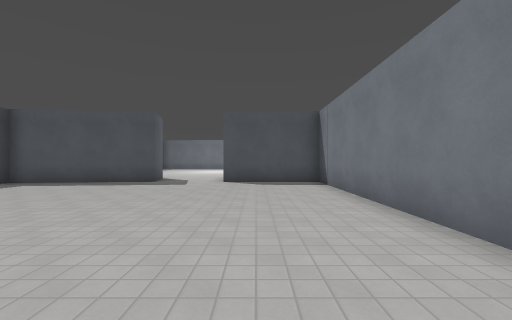
[1] (above)

24 first-person views from a walk through a Godot game level. The camera is 1.4 m above the floor, looks level and sees 90° across. The floor is counted in squares, 1.8 m on a side. Each view is taken from the middle of a square. On the plan, view 1 faces up. The plan holds only what a view shows up to about 10 squares ahead; the rest is blank. The place goes on beyond the plan. Characters and animated objects are left out. Surface patterns are stand-ins for the level's own textures.

[2]
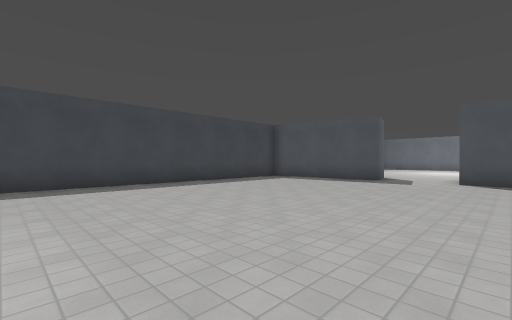

[3]
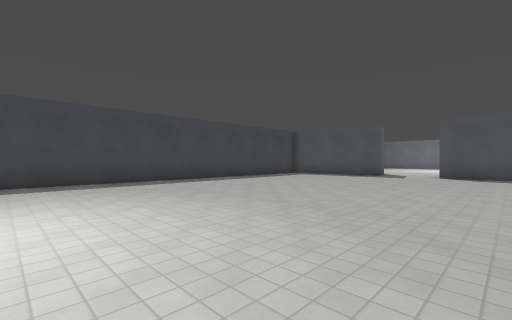

[4]
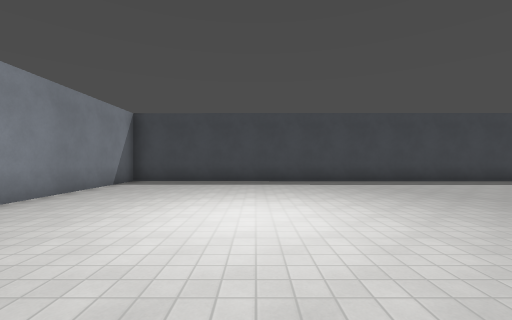

[5]
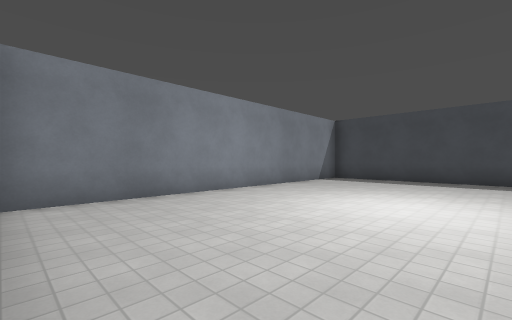

[6]
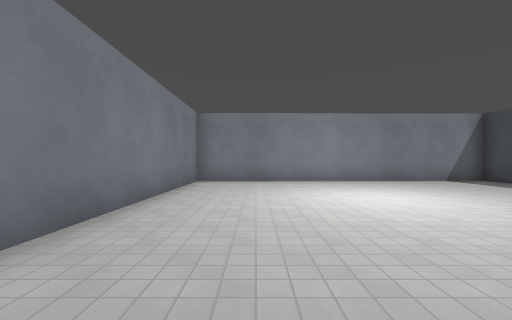

[7]
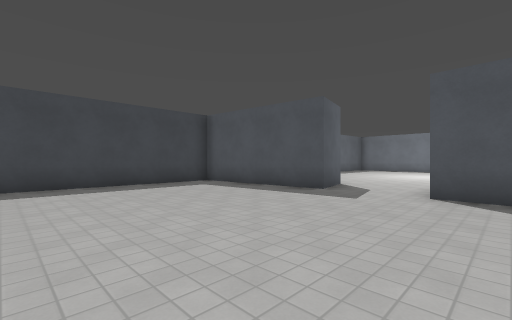

[8]
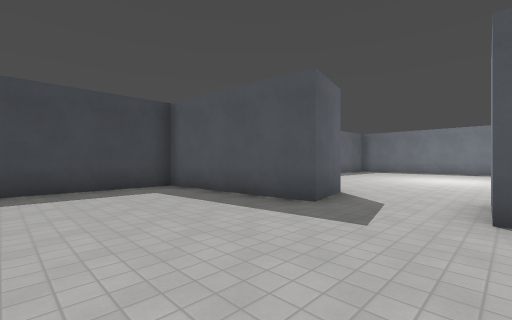

[9]
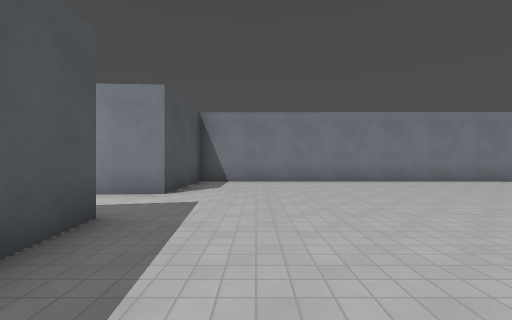

[10]
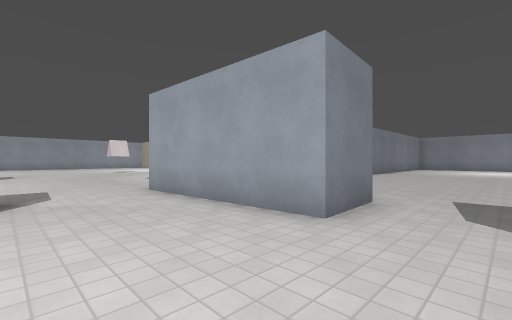

[11]
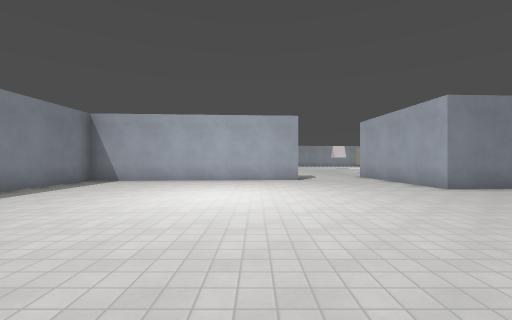

[12]
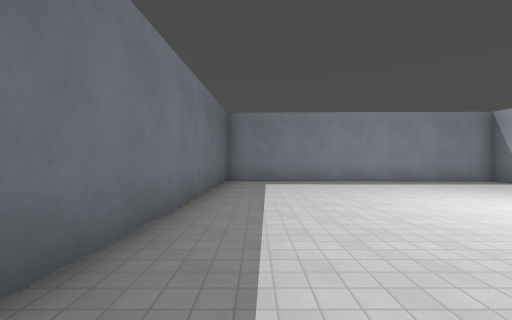

[13]
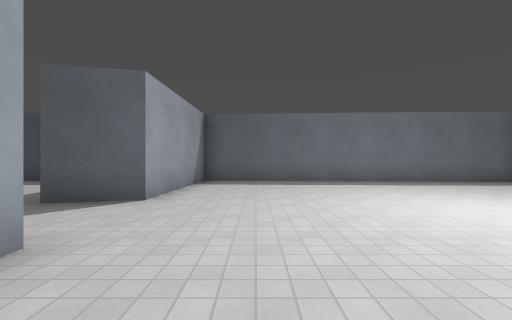

[14]
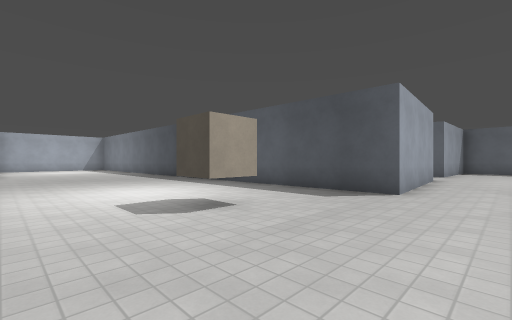

[15]
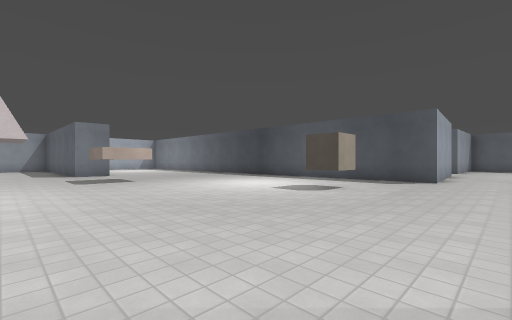

[16]
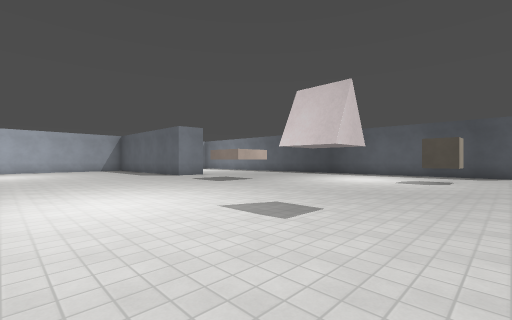

[17]
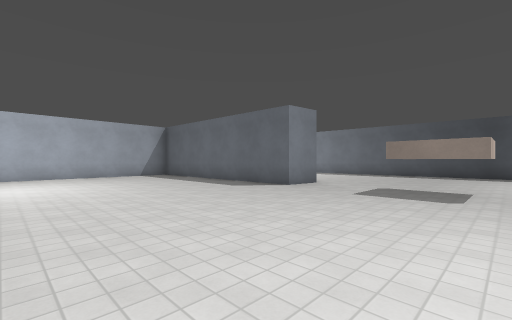

[18]
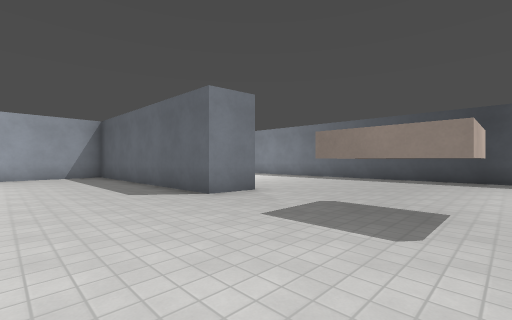

[19]
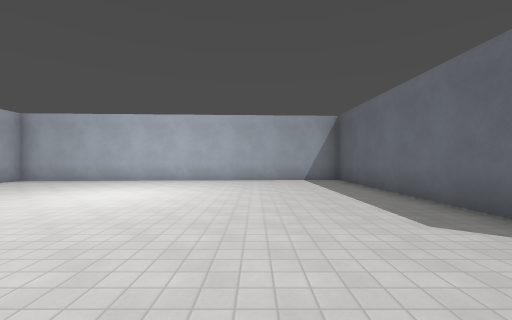

[20]
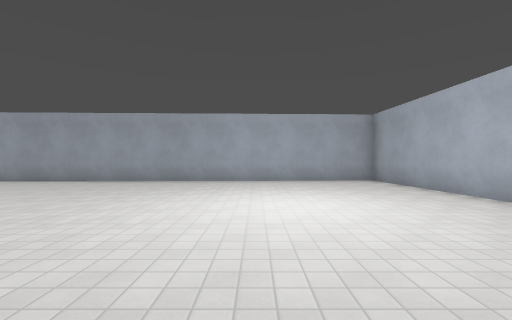

[21]
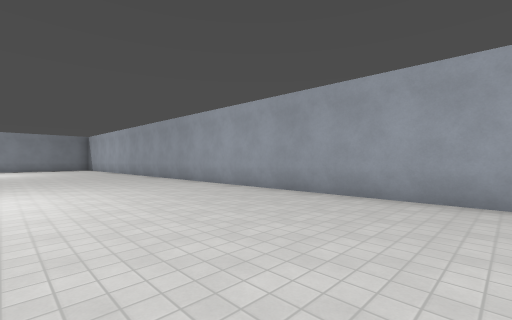

[22]
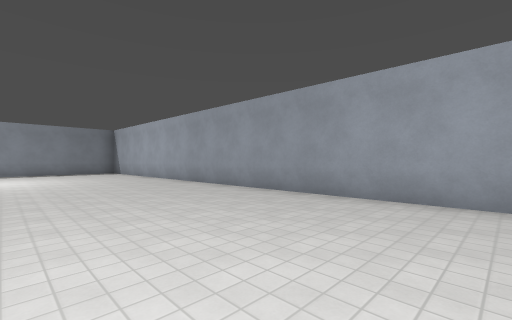

[23]
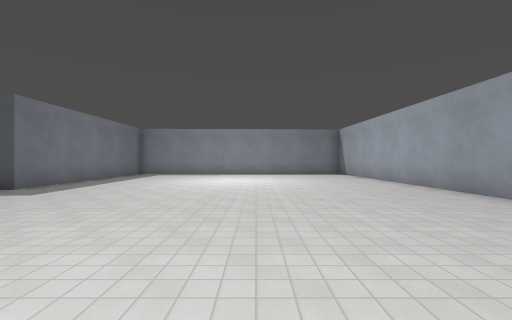

[24]
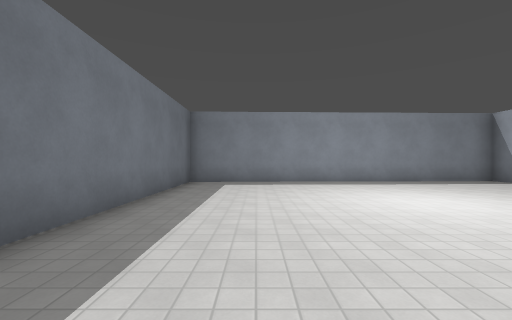

### Floor plan
Points are (right, up) in squares from view 1. A wall is a line through its corners. A room is listed if a view was taken in it or the views show most of it. See-through windows are left out.
Room 1 (views 1, 2, 3, 4, 5, 6, 7, 8, 9)
walls: (-4, 10.9) (-3.6, 9.1) (-8.3, 8.7) (-8.4, -9.5) (2.2, -9.4) (2.2, 9) (-1.2, 9.1) (-1.3, 11)
ways out: opening at (-2.5, 10.5) to room 2
Room 2 (views 10, 11, 12)
walls: (-1.3, 11) (0.6, 11.1); (2, 14.3) (1.4, 22.1) (-8.3, 22.3) (-8.3, 11) (-4, 10.9)
ways out: opening at (-2.5, 10.5) to room 1; opening at (1.3, 13) to room 3
Room 3 (views 13, 14, 15, 16, 17, 18, 19, 20, 21, 22, 23, 24)
walls: (10.2, -0.8) (11.8, -0.9) (11.9, -9) (23.7, -8.4) (22.8, 18.1); (4, 4.1) (4.1, 0.7); (0.6, 11.1) (3.7, 11.2) (3.9, 5.6); (22.7, 21.7) (22.7, 22.4) (11.5, 22.1) (11.6, 14.7) (11.3, 14.6)
ways out: opening at (1.3, 13) to room 2
objects: block (7, 9); other object (10, 2) to (11, 3)

Where each view was taken, in squares from view 1:
view 1: 0 up, 0 right, facing up
view 2: 1 down, 0 right, facing up-left
view 3: 4 down, 1 right, facing up-left
view 4: 5 down, 1 right, facing left
view 5: 4 down, 2 right, facing down-left
view 6: 0 up, 0 right, facing down
view 7: 3 up, 0 right, facing up-left
view 8: 5 up, 1 left, facing up-left
view 9: 7 up, 7 left, facing right
view 10: 14 up, 3 left, facing down-right
view 11: 16 up, 8 left, facing right
view 12: 13 up, 7 left, facing up
view 13: 13 up, 1 right, facing left
view 14: 13 up, 10 right, facing down-left
view 15: 13 up, 14 right, facing down-left
view 16: 11 up, 18 right, facing down-left
view 17: 4 up, 18 right, facing down-left
view 18: 4 up, 15 right, facing down-left
view 19: 1 up, 15 right, facing down
view 20: 4 down, 14 right, facing right
view 21: 0 up, 18 right, facing up-right
view 22: 6 up, 18 right, facing up-right
view 23: 8 up, 18 right, facing up
view 24: 13 up, 14 right, facing up
